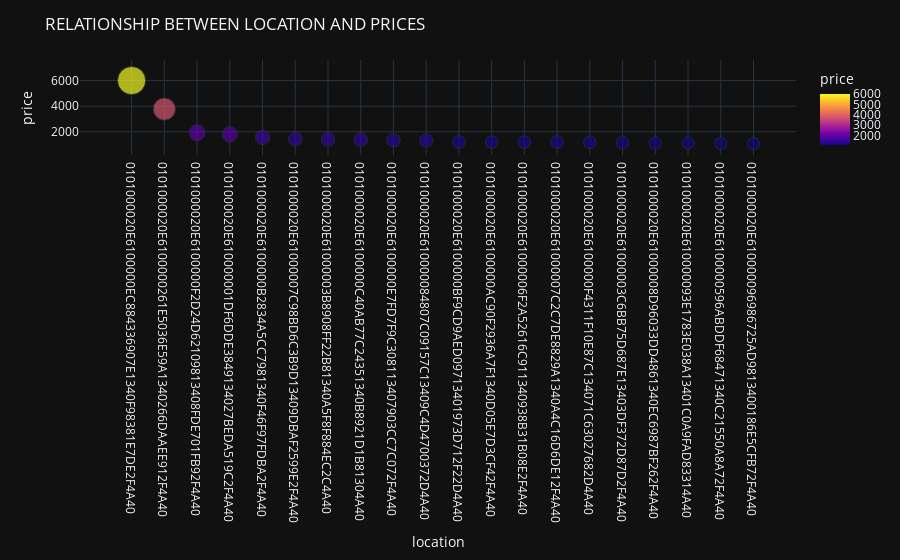

The notebook cell this image was saved under:
### Code cell
fig = px.scatter(data_frame = data_price_location,
             x = 'location', 
             y = 'price', color="price", size = "price")

fig.update_layout(template = 'plotly_dark', title_text = "RELATIONSHIP BETWEEN LOCATION AND PRICES")
fig.show()
